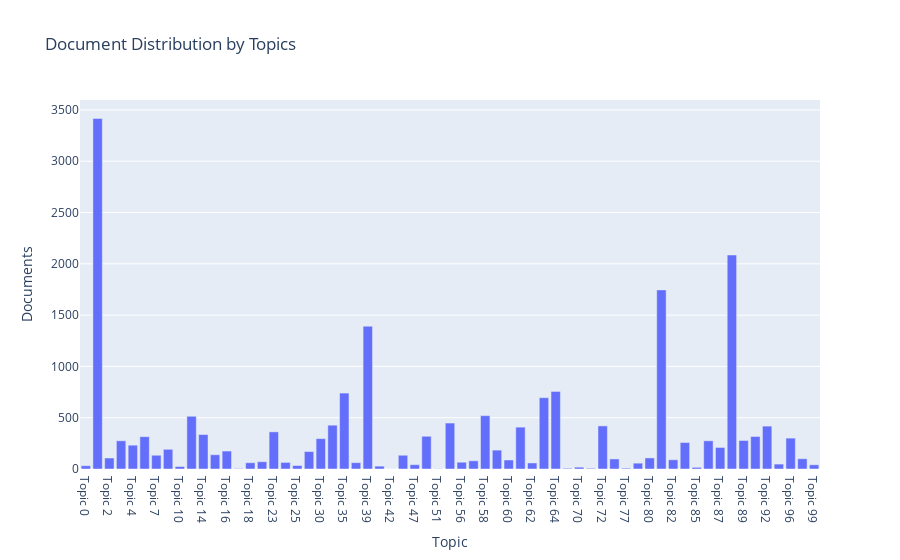

The notebook cell this image was saved under:
### Code cell
plot_model(lda, plot = 'topic_distribution')

### Figure 1 — Plotly figure (JSON) as saved in the notebook; plotly's stock layout.template omitted (floating-point values rounded to 4 significant figures)
{"data": [{"alignmentgroup": "True", "customdata": [["package, night, vertebroplasty, mrsa_rapid_pcr, patellectomy, lipoma, delay, intramuscular, addendum, tendinopathy"], ["knee, include, multiple, operation, drilling, arthroscopic, microfracture, book, patellectomy, lipoma"], ["transfer, bone, secondary, repair, prosthesis, graft, include, book, orprosthesis, addendum"], ["decompression, book, procedure, patellectomy, subacromial, abscess_haematoma, vertebroplasty, mrsa_rapid_pcr, booking, intramuscular"], ["fixation, long, bone, open, reduction, book, arthroscopic, secondary, fracture, internal"], ["multiple, operation, arthroscopic, include, book, knee, meniscectomy, patellectomy, mrsa_rapid_pcr, lipoma"], ["graft, bone, include, book, union, non, plating, procedure, patellectomy, lipoma"], ["complex, lateral, collateral, ligament, book, arthroscopic, patellectomy, lipoma, subacromial, addendum"], ["specify, otherwise, book, graft, procedure, arthroscopic, sole, addendum, subacromial, intramuscular"], ["arthroscopic, excision, include, glenohumeral, decompression, joint, procedure, book, less, limit"], ["anaesthetic, local, book, ac, patellectomy, addendum, abscess_haematoma, vertebroplasty, mrsa_rapid_pcr, booking"], ["distal, procedure, book, joint, wound, include, addendum, mrsa_rapid_pcr, patellectomy, lipoma"], ["joint, procedure, arthroscopy, therapeutic, book, directional, multi, shoulder, lipoma, root"], ["ganglion, small, book, patellectomy, booking, delay, abscess_haematoma, vertebroplasty, intramuscular, mrsa_rapid_pcr"], ["procedure, arthroscopic, sole, patellectomy, addendum, abscess_haematoma, vertebroplasty, mrsa_rapid_pcr, booking, lipoma"], ["include, excision, bone, partial, exostosis, book, arthrolysis, procedure, vertebroplasty, patellofemoral"], ["open, arthroscopic, procedure, include, labral, repair, book, shoulder, stabilisation, patellectomy"], ["release, book, surgical, lateral, humeral, elbow, medial, subacromial, patellectomy, lipoma"], ["minimally, invasive, mrsa_rapid_pcr, delay, abscess_haematoma, vertebroplasty, booking, root, subacromial, tendinopathy"], ["repair, internal, joint, fixation, primary, rupture, book, include, patellectomy, lipoma"], ["repair, ligament, knee, open, arthroscopic, book, include, patellectomy, mrsa_rapid_pcr, intramuscular"], ["shoulder, procedure, book, examination, instability, joint, diagnostic, arthroscopic, stabilisation, include"], ["replacement, total, book, augmentation, primary, lipoma, vertebroplasty, mrsa_rapid_pcr, patellectomy, delay"], ["hip, calcific, deposit, open, shoulder, procedure, book, excision, decompression, abscess_haematoma"], ["reconstruction, ligament, include, book, patellectomy, addendum, abscess_haematoma, vertebroplasty, mrsa_rapid_pcr, booking"], ["tissue, deep, book, limb, trunk, suture, wind, involvement, joint, include"], ["biopsy, sole, open, lipoma, vertebroplasty, mrsa_rapid_pcr, patellectomy, delay, intramuscular, addendum"], ["arthroscopic, knee, operation, drilling, include, multiple, repair, book, microfracture, subacromial"], ["allograft, book, reconstruction, transplantation, meniscal, mrsa_rapid_pcr, lipoma, delay, abscess_haematoma, vertebroplasty"], ["open, stabilisation, patella, cast, application, include, adult, surgical, book, knee"], ["primary, shoulder, book, abscess_haematoma, vertebroplasty, mrsa_rapid_pcr, patellectomy, subacromial, lipoma, intramuscular"], ["book, repair, patellectomy, addendum, abscess_haematoma, vertebroplasty, mrsa_rapid_pcr, booking, lipoma, intramuscular"], ["involve, joint, muscle, book, large, include, release, contracture, pain, major"], ["nerve, peripheral, book, entrapment, deeply, place, release, include, subacromial, lipoma"], ["repair, ligament, reconstruction, include, arthroscopic, patellectomy, addendum, abscess_haematoma, vertebroplasty, mrsa_rapid_pcr"], ["tear, repair, arthroscopic, rotator, great, extensive, book, acromial, cuff, decompression"], ["repair, arthroscopic, meniscal, benign, tumour, include, book, reconstruction, patellectomy, subacromial"], ["fixation, internal, joint, bone, wire, book, excludingk, addendum, lipoma, mrsa_rapid_pcr"], ["procedure, sole, tenodesis, book, decompression, patellectomy, abscess_haematoma, vertebroplasty, mrsa_rapid_pcr, addendum"], ["debridement, include, meniscectomy, book, patellectomy, abscess_haematoma, vertebroplasty, mrsa_rapid_pcr, delay, lipoma"], ["arthroscopic, reconstruction, simple, ligament, include, meniscectomy, addendum, vertebroplasty, mrsa_rapid_pcr, patellectomy"], ["bilateral, book, subacromial, abscess_haematoma, vertebroplasty, mrsa_rapid_pcr, patellectomy, booking, intramuscular, addendum"], ["major, tenolysis, flexor, book, decompression, subacromial, vertebroplasty, mrsa_rapid_pcr, patellectomy, delay"], ["osteotomy, mrsa_rapid_pcr, lipoma, delay, abscess_haematoma, vertebroplasty, tendinopathy, patellectomy, root, addendum"], ["great, repair, book, patellectomy, subacromial, abscess_haematoma, vertebroplasty, mrsa_rapid_pcr, booking, intramuscular"], ["joint, include, book, acromial, procedure, sole, patellectomy, abscess_haematoma, vertebroplasty, mrsa_rapid_pcr"], ["repair, reconstruction, ligament, patellectomy, subacromial, abscess_haematoma, vertebroplasty, mrsa_rapid_pcr, booking, intramuscular"], ["book, arthroscopic, tenosynovectomy, procedure, decompression, arthrolysis, contracture, shoulder, abscess_haematoma, mrsa_rapid_pcr"], ["revision, reconstruction, book, repair, mrsa_rapid_pcr, addendum, delay, abscess_haematoma, vertebroplasty, tendinopathy"], ["replacement, knee, total, book, joint, prosthetic, patellectomy, stimulator, subacromial, root"], ["procedure, sole, book, patellectomy, addendum, abscess_haematoma, vertebroplasty, mrsa_rapid_pcr, booking, lipoma"], ["procedure, sole, mrsa_rapid_pcr, subacromial, delay, abscess_haematoma, vertebroplasty, tendinopathy, patellectomy, intramuscular"], ["fracture, articular, internal, primary, intra, reduction, open, book, intramuscular, root"], ["ligament, book, cruciate, reconstruction, anterior, head, radial, revision, patellectomy, subacromial"], ["decompression, book, patellectomy, subacromial, abscess_haematoma, vertebroplasty, mrsa_rapid_pcr, booking, intramuscular, addendum"], ["injection, book, joint, control, ray, mrsa_rapid_pcr, lipoma, delay, abscess_haematoma, vertebroplasty"], ["fusion, procedure, foot, autogenous, mid, graft, hindfoot, book, include, lipoma"], ["stabilisation, shoulder, repair, book, labral, include, patellectomy, abscess_haematoma, vertebroplasty, mrsa_rapid_pcr"], ["excision, book, decompression, patellectomy, subacromial, vertebroplasty, mrsa_rapid_pcr, delay, intramuscular, addendum"], ["removal, joint, body, large, loose, include, arthrotomy, book, lipoma, subacromial"], ["arthrolysis, shoulder, contracture, book, decompression, arthroscopic, vertebroplasty, mrsa_rapid_pcr, patellectomy, abscess_haematoma"], ["procedure, operation, sole, cavity, otherwise, book, therapeutic, surgical, toilet, wind"], ["rotator, repair, decompression, open, arthroscopic, cuff, book, mrsa_rapid_pcr, vertebroplasty, lipoma"]], "hovertemplate": "Topic=%{x}<br>Documents=%{y}<br>Keyword=%{customdata[0]}<extra></extra>", "legendgroup": "", "marker": {"color": "#636efa", "pattern": {"shape": ""}}, "name": "", "offsetgroup": "", "orientation": "v", "showlegend": false, "textposition": "auto", "type": "bar", "x": ["Topic 0", "Topic 1", "Topic 2", "Topic 3", "Topic 4", "Topic 5", "Topic 7", "Topic 8", "Topic 10", "Topic 11", "Topic 14", "Topic 15", "Topic 16", "Topic 17", "Topic 18", "Topic 19", "Topic 23", "Topic 24", "Topic 25", "Topic 29", "Topic 30", "Topic 31", "Topic 35", "Topic 36", "Topic 39", "Topic 41", "Topic 42", "Topic 46", "Topic 47", "Topic 49", "Topic 51", "Topic 55", "Topic 56", "Topic 57", "Topic 58", "Topic 59", "Topic 60", "Topic 61", "Topic 62", "Topic 63", "Topic 64", "Topic 67", "Topic 70", "Topic 71", "Topic 72", "Topic 74", "Topic 77", "Topic 78", "Topic 80", "Topic 81", "Topic 82", "Topic 83", "Topic 85", "Topic 86", "Topic 87", "Topic 88", "Topic 89", "Topic 91", "Topic 92", "Topic 93", "Topic 96", "Topic 97", "Topic 99"], "xaxis": "x", "y": [32, 3417, 107, 275, 232, 315, 134, 192, 24, 514, 336, 139, 175, 5, 61, 71, 362, 64, 34, 170, 296, 427, 740, 62, 1392, 28, 1, 134, 42, 319, 2, 448, 66, 80, 520, 184, 88, 408, 59, 695, 756, 7, 18, 7, 420, 98, 8, 57, 108, 1746, 90, 258, 16, 275, 210, 2086, 278, 317, 418, 48, 301, 100, 41], "yaxis": "y"}], "layout": {"barmode": "relative", "legend": {"tracegroupgap": 0}, "title": {"text": "Document Distribution by Topics"}, "xaxis": {"anchor": "y", "domain": [0, 1], "title": {"text": "Topic"}}, "yaxis": {"anchor": "x", "domain": [0, 1], "title": {"text": "Documents"}}}}
